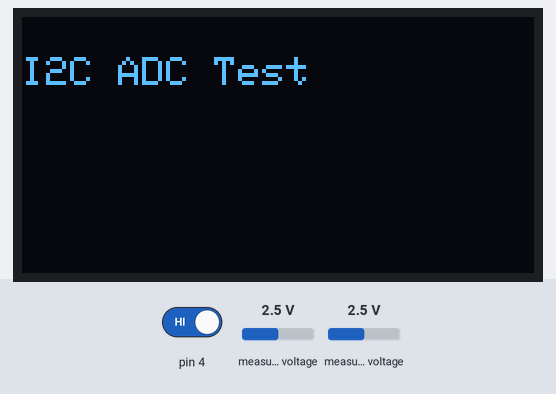
A sketch run on a simulated Arduino Uno, built with avr-gcc and run on an emulated ATmega328P. Shown: 128×64 one-colour display. The inputs (shaded band) are chosen by the test bench; at power-on: pin 4 HIGH, measured voltage 2.5 V. The display library's start-up logo is not drawn.

Above: at 2.4 s.
6.6 s: pin 4 driven LOW
At 6.82 s:
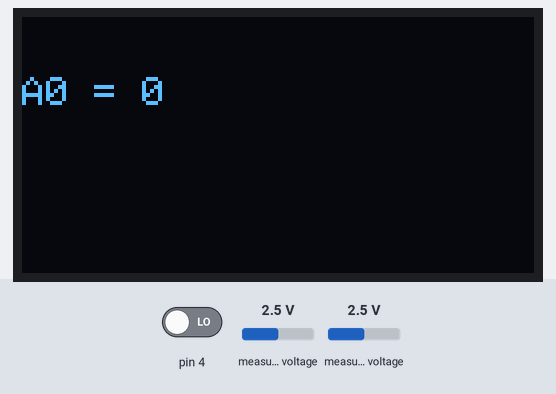
At 8.09 s:
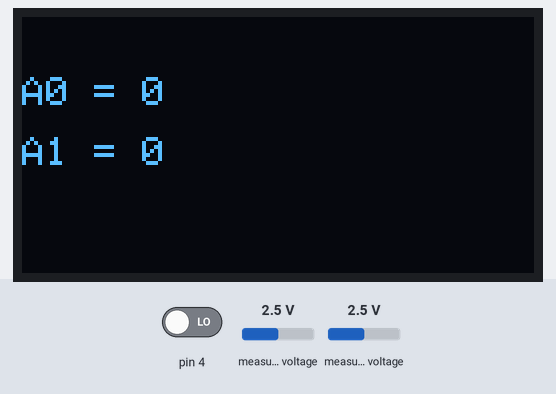
9.4 s: pin 4 driven HIGH
Timing chart, 0 to 12.4 s (numbered marks = the images above; inputs shaded):
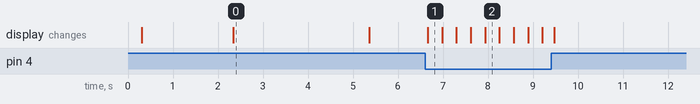

Measured:
- after the input at 6.6 s, the display: changes after 0.06 s (image 1)
- what the display in image 0 shows lasts 3.1 s, from 2.3 s to 5.4 s

The sketch:

SCREEN_ADC_TEST.ino
```cpp
#include <Wire.h>
#include <Adafruit_GFX.h>
#include <Adafruit_SH110X.h>
#include "ADS1X15.h"
#define i2c_Address 0x3c

ADS1115 ADS(0x48);

#define SCREEN_WIDTH 128 // OLED display width, in pixels
#define SCREEN_HEIGHT 64 // OLED display height, in pixels

// Declaration for an SSD1306 display connected to I2C (SDA, SCL pins)
Adafruit_SH1106G display = Adafruit_SH1106G(SCREEN_WIDTH, SCREEN_HEIGHT, &Wire, -1);

void setup() {

  delay(250); // wait for the OLED to power up
  display.begin(i2c_Address, true); // Address 0x3C default
 //display.setContrast (0); // dim display
  display.display();
  delay(2000);

  pinMode(4, INPUT);
  display.clearDisplay();

  display.setTextSize(1);
  display.setTextColor(SH110X_WHITE);
  display.setCursor(0, 10);
  // Display static text
  display.println("I2C ADC Test");
  display.display();
  delay(3000);
  display.clearDisplay();
  display.display();
  ADS.begin();
}

void loop() {
  ADS.setGain(0);
  // Collect Input ftom pin 9 connected as button and pulldown resistor to ground
  int input = digitalRead(4);
  if (input == LOW)
  {
    display.clearDisplay();
    display.display();
    display.setCursor(0, 15);
    display.print("A0 = ");
    display.print(ADS.readADC(0));
    display.display();

    display.setCursor(0, 30);
    display.print("A1 = ");
    display.print(ADS.readADC(1));
    display.display();
  }
}
```
